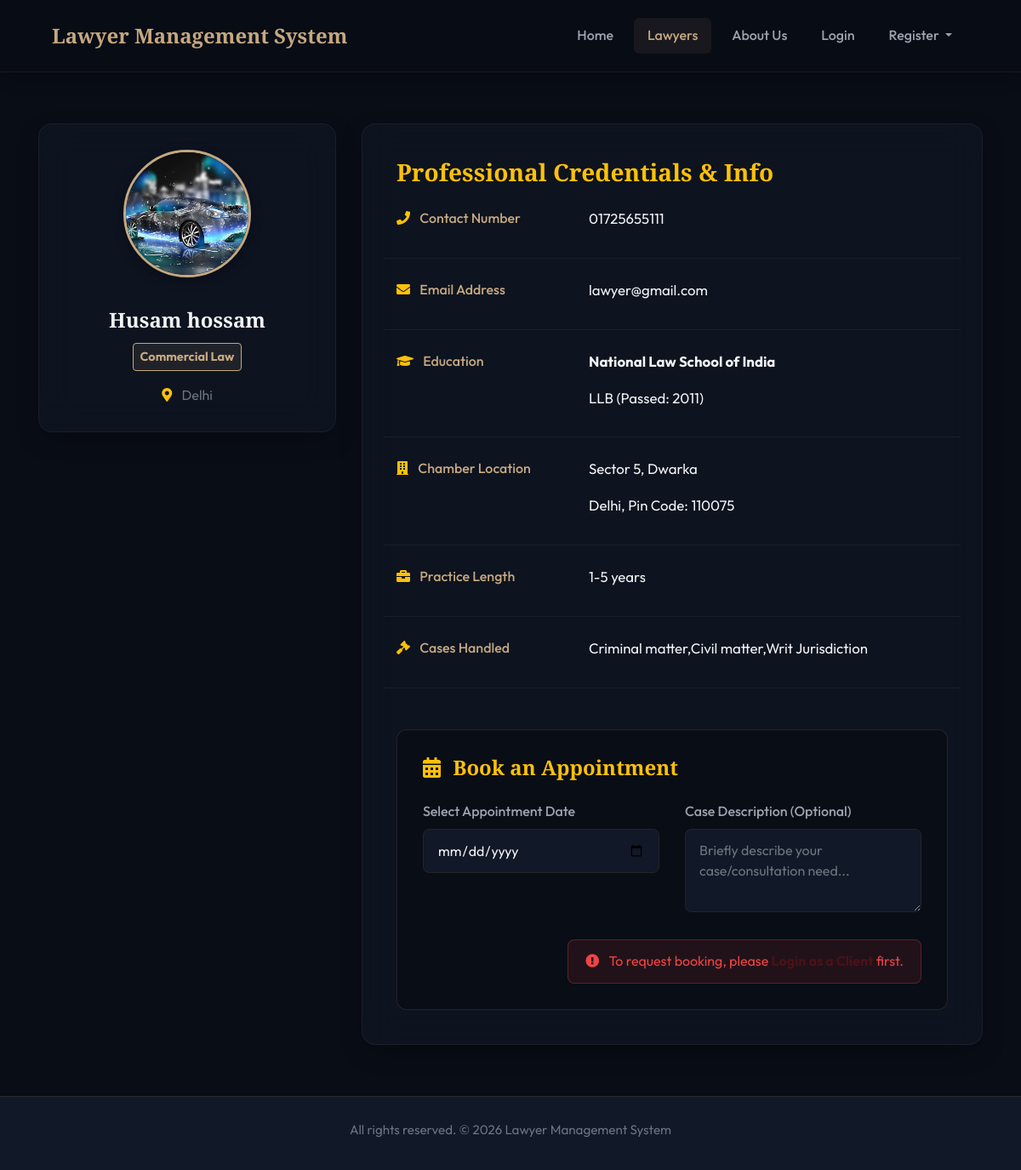
/single_lawyer.php?u_id=Lawyer5cba0637a2a93, run on the app's committed database.
### tables this page shows
CREATE TABLE `user` (
  `u_id` varchar(20) NOT NULL,
  `first_Name` varchar(100) NOT NULL,
  `last_Name` varchar(100) NOT NULL,
  `email` varchar(100) NOT NULL,
  `password` varchar(100) NOT NULL,
  `status` varchar(100) NOT NULL,
  `role` varchar(100) NOT NULL
);

CREATE TABLE `lawyer` (
  `lawyer_id` varchar(20) NOT NULL,
  `contact_Number` varchar(15) NOT NULL,
  `university_College` varchar(100) NOT NULL,
  `degree` varchar(100) NOT NULL,
  `passing_year` varchar(100) NOT NULL,
  `full_address` varchar(200) NOT NULL,
  `city` varchar(50) NOT NULL,
  `zip_code` varchar(50) NOT NULL,
  `practise_Length` varchar(100) NOT NULL,
  `case_handle` varchar(500) NOT NULL,
  `speciality` varchar(100) NOT NULL,
  `image` varchar(150) NOT NULL
);

### single_lawyer.php (the view, shortened to what this page needs)
<!doctype html>
<html lang="en">
	<head>
		<link rel="stylesheet" href="https://use.fontawesome.com/releases/v5.8.1/css/all.css">
		<link rel="stylesheet" href="css/all.css">
		<link rel="stylesheet" href="css/bootstrap.css">
		<link rel="stylesheet" href="css/style.css">
		<link rel="stylesheet" href="css/media.css">
	</head>
	<body>
		<header class="customnav bg-success">
			<div class="container">
				<div class="row">
					<div class="col-md-12">
						<nav class="navbar navbar-expand-lg ">
							<a class="navbar-brand cus-a" href="index.php">Lawyer Management System</a>
							<div class="collapse navbar-collapse" id="navbarSupportedContent">
								<ul class="navbar-nav ml-auto ">
									<li class="">
										<a class="nav-link cus-a" href="index.php">Home</a>
									</li>
									<li class="active">
										<a class="nav-link cus-a" href="lawyers.php">Lawyers</a>
									</li>
									<li class="">
										<a class="nav-link cus-a" href="index.php#about-us">About Us</a>
									</li>
									<?php if(isset($_SESSION['login']) && $_SESSION['login'] == TRUE){ ?>
										<li class="">
											<a class="nav-link cus-a" href="user_dashboard.php">Dashboard</a>
										</li>
										<li class="">
											<a class="nav-link cus-a" href="logout.php">Logout</a>
										</li>
										<?php }else{ ?>
										<li class="">
											<a class="nav-link cus-a" href="login.php">Login</a>
										</li>
										<li class="nav-item dropdown">
											<a class="nav-link dropdown-toggle cus-a" href="#" id="navbarDropdown" role="button" data-toggle="dropdown" aria-haspopup="true" aria-expanded="false">
												Register
											</a>
										</li>
									<?php }?>
								</ul>
							</div>
						</nav>
					</div>
				</div>
			</div>
		</header>
		<section style="padding: 60px 0;">
			<div class="container">
				<div class="row">
					<?php
						$conn = connect();
						$result = mysqli_query($conn,"SELECT * FROM user,lawyer WHERE user.u_id=lawyer.lawyer_id AND user.status='Active' AND user.u_id='" . mysqli_real_escape_string($conn, $_GET['u_id']) . "'");
						while($row = mysqli_fetch_array($result)) {
						?>
						<div class="col-md-4 mb-4 mb-md-0">
							<div class="sideprofile">
								<img src="images/upload/<?php echo $row["image"]; ?>" class="img-fluid profile_img" alt="profile picture">
								<h2 class="mt-3"><?php echo htmlspecialchars($row["first_Name"] . ' ' . $row["last_Name"]); ?></h2>
								<span class="badge badge-warning p-2 mt-1 mb-3" style="font-size: 0.9rem; background-color: rgba(197, 168, 128, 0.1); border: 1px solid var(--accent); color: var(--accent);">
									<?php echo htmlspecialchars($row["speciality"]); ?>
								</span>
								<p class="text-secondary mb-0"><i class="fa fa-map-marker-alt text-warning mr-2"></i> <?php echo htmlspecialchars($row["city"]); ?></p>
							</div>
						</div>
						<div class="col-md-8">
							<div class="mainprofile">
								<h3 class="mb-4 font-serif text-warning">Professional Credentials & Info</h3>
								<div class="infogroup row">
									<div class="col-sm-4">
										<label><i class="fa fa-phone text-warning mr-2"></i> Contact Number</label>
									</div>
									<div class="col-sm-8">
										<p><?php echo htmlspecialchars($row["contact_Number"]); ?></p>
									</div>
								</div>
								<div class="infogroup row">
									<div class="col-sm-4">
										<label><i class="fa fa-envelope text-warning mr-2"></i> Email Address</label>
									</div>
									<div class="col-sm-8">
										<p><?php echo htmlspecialchars($row["email"]); ?></p>
									</div>
								</div>
								<div class="infogroup row">
									<div class="col-sm-4">
										<label><i class="fa fa-graduation-cap text-warning mr-2"></i> Education</label>
									</div>
									<div class="col-sm-8">
										<p><strong><?php echo htmlspecialchars($row["university_College"]); ?></strong></p>
										<p><?php echo htmlspecialchars($row["degree"]); ?> (Passed: <?php echo htmlspecialchars($row["passing_year"]); ?>)</p>
									</div>
								</div>
								<div class="infogroup row">
									<div class="col-sm-4">
										<label><i class="fa fa-building text-warning mr-2"></i> Chamber Location</label>
									</div>
									<div class="col-sm-8">
										<p><?php echo htmlspecialchars($row["full_address"]); ?></p>
										<p><?php echo htmlspecialchars($row["city"]); ?>, Pin Code: <?php echo htmlspecialchars($row["zip_code"]); ?></p>
									</div>
								</div>
								<div class="infogroup row">
									<div class="col-sm-4">
										<label><i class="fa fa-briefcase text-warning mr-2"></i> Practice Length</label>
									</div>
									<div class="col-sm-8">
										<p><?php echo htmlspecialchars($row["practise_Length"]); ?></p>
									</div>
								</div>
								<div class="infogroup row">
									<div class="col-sm-4">
										<label><i class="fa fa-gavel text-warning mr-2"></i> Cases Handled</label>
									</div>
									<div class="col-sm-8">
										<p><?php echo htmlspecialchars(rtrim($row["case_handle"], ',')); ?></p>
									</div>
								</div>
								<form action="save_booking.php" method="post" class="mt-5">
									<h4 class="mb-4 text-warning"><i class="fa fa-calendar-alt mr-2"></i> Book an Appointment</h4>
									<div class="row">
										<div class="col-md-6">
											<div class="form-group">
												<label for="date">Select Appointment Date</label>
												<input type="date" name="date" required class="form-control">
											</div>
										</div>
										<div class="col-md-6">
											<div class="form-group">
												<label for="description">Case Description (Optional)</label>
												<textarea name="description" class="form-control" rows="3" placeholder="Briefly describe your case/consultation need..."></textarea>
											</div>
										</div>
									</div>
									<div class="row mt-3">
										<div class="col-12 text-right">
											<?php if(isset($_SESSION['login']) && $_SESSION['login'] == TRUE && isset($_SESSION['client_id'])){ ?>
												<input name="post" type="submit" class="btn btn-primary px-5" value="Request Booking" />
											<?php } else { ?>
												<div class="alert alert-danger d-inline-block text-left mb-0">
													<i class="fa fa-exclamation-circle mr-2"></i> To request booking, please <a href="login.php" class="alert-link">Login as a Client</a> first.
												</div>
											<?php } ?>
										</div>
									</div>
								</form>
							</div>
						</div>
						<?php
						}
					?>
				</div>
			</div>
		</section>
		<footer>
			<div class="container">
				<div class="row">
					<div class="col">
						<h5>All rights reserved. &copy; <script>document.write(new Date().getFullYear());</script> Lawyer Management System</h5>
					</div>
				</div>
			</div>
		</footer>
	</body>
</html>

### css/all.css (style rules this page uses)
.fa,.fab,.fal,.far,.fas { -moz-osx-font-smoothing:grayscale;-webkit-font-smoothing:antialiased;display:inline-block;font-style:normal;font-variant:normal;text-rendering:auto;line-height:1 }
.fa-briefcase:before { content:"\f0b1" }
.fa-building:before { content:"\f1ad" }
.fa-calendar-alt:before { content:"\f073" }
.fa-envelope:before { content:"\f0e0" }
.fa-exclamation-circle:before { content:"\f06a" }
.fa-gavel:before { content:"\f0e3" }
.fa-graduation-cap:before { content:"\f19d" }
.fa-map-marker-alt:before { content:"\f3c5" }
.fa-phone:before { content:"\f095" }
.fa,.far,.fas { font-family:"Font Awesome 5 Free" }
.fa,.fas { font-weight:900 }

### data on the page
user: lawyer.image (picture), first_Name+last_Name "Husam hossam", lawyer.speciality "Commercial Law", lawyer.city "Delhi", lawyer.contact_Number "01725655111", email "lawyer@gmail.com", lawyer.university_College "National Law School of India", lawyer.degree "LLB", lawyer.passing_year "2011", lawyer.full_address "Sector 5, Dwarka", lawyer.zip_code "110075", lawyer.practise_Length "1-5 years", lawyer.case_handle "Criminal matter,Civil matter,Writ Jurisdiction"
